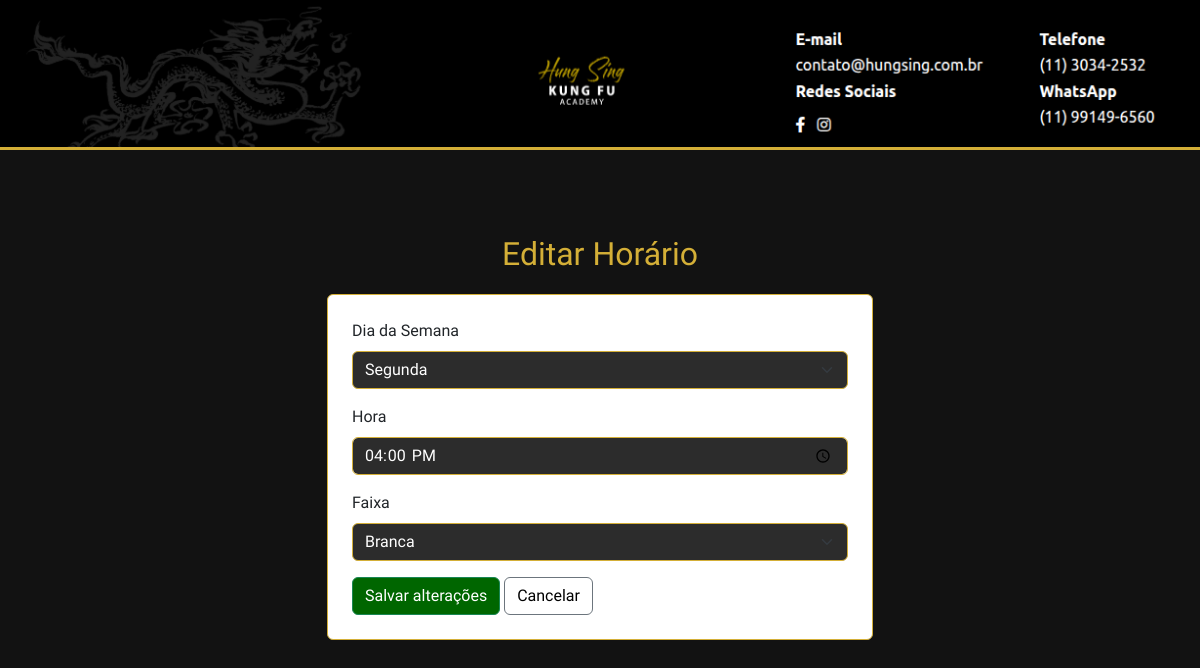
Page /editar_horario/1 (signed in) on the committed database.
### app.py (models this page shows, shortened)
class Horario(db.Model):
    id = db.Column(db.Integer, primary_key=True)
    dia_semana = db.Column(db.String(20), nullable=False)
    hora = db.Column(db.String(5), nullable=False)
    faixa = db.Column(db.String(20), nullable=False)

### app.py (the view, shortened to what this page needs)
@app.route('/editar_horario/<int:horario_id>', methods=['GET', 'POST'])
@login_required
def editar_horario(horario_id):
    horario = Horario.query.get_or_404(horario_id)
    return render_template('editar_horario.html', horario=horario)

### app.py (called while the page is built)
@login_manager.user_loader
def load_user(admin_id):
    return Admin.query.get(int(admin_id))

### templates/editar_horario.html (shortened to what this page needs)
{% extends "base.html" %}
{% block content %}
<div class="row justify-content-center">
  <div class="col-md-6">
    <div class="logo-title">Editar Horário</div>
    <div class="card p-4">
      <form method="POST">
        <div class="mb-3">
          <label class="form-label">Dia da Semana</label>
          <select name="dia_semana" class="form-select" required>
            {% for dia in ['Segunda','Terça','Quarta','Quinta','Sexta','Sábado'] %}
              <option value="{{ dia }}" {% if horario.dia_semana == dia %}selected{% endif %}>{{ dia }}</option>
            {% endfor %}
          </select>
        </div>
        <div class="mb-3">
          <label class="form-label">Hora</label>
          <input type="time" name="hora" class="form-control" value="{{ horario.hora }}" required>
        </div>
        <div class="mb-3">
          <label class="form-label">Faixa</label>
          <select name="faixa" class="form-select" required>
            <option value="Branca" {% if horario.faixa == 'Branca' %}selected{% endif %}>Branca</option>
          </select>
        </div>
        <button type="submit" class="btn btn-success">Salvar alterações</button>
        <a href="{{ url_for('gerenciar_horarios') }}" class="btn btn-secondary">Cancelar</a>
      </form>
    </div>
  </div>
</div>
{% endblock %}

### templates/base.html (style rules this page uses)
body { background-color: #121212; color: #ffffff; font-family: 'ZCOOL KuaiLe', sans-serif; }
.card { background-color: #ffffff; border: 1px solid #d4af37; }
.btn-secondary { background-color: #ffffff; color: #000; }
.btn-success { background-color: #006600; color: #fff; }
a { color: #d4af37; }
.form-control, .form-select { background-color: #2c2c2c; color: #ffffff; border: 1px solid #d4af37; }
.form-control::placeholder { color: #aaaaaa; }
.logo-title { font-size: 2rem; text-align: center; margin-bottom: 1rem; color: #d4af37; }

### rows in the picture
Horario: dia_semana "Segunda", hora "16:00", faixa "Branca"
